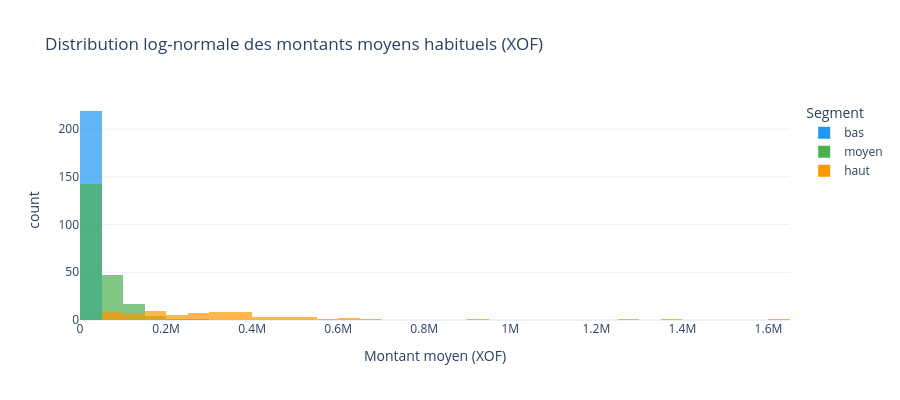

Notebook cell for this chart:
### Code cell
# Distribution log-normale des montants moyens habituels
fig = px.histogram(abonnes, x='montant_moyen_habituel', color='segment', nbins=50,
                   barmode='overlay', opacity=0.7,
                   color_discrete_map={'bas': INFO, 'moyen': LEGIT, 'haut': WARN},
                   title='Distribution log-normale des montants moyens habituels (XOF)',
                   labels={'montant_moyen_habituel': 'Montant moyen (XOF)', 'segment': 'Segment'})
fig.update_layout(height=400)
fig.show()

### Figure 1 — Plotly figure (JSON) as saved in the notebook; plotly's stock layout.template omitted (floating-point values rounded to 4 significant figures; data arrays with more than 128 entries replaced by an {"elided": "..."} marker saying what was removed)
{"data": [{"bingroup": "x", "hovertemplate": "Segment=bas<br>Montant moyen (XOF)=%{x}<br>count=%{y}<extra></extra>", "legendgroup": "bas", "marker": {"color": "#2196F3", "opacity": 0.7, "pattern": {"shape": ""}}, "name": "bas", "nbinsx": 50, "orientation": "v", "showlegend": true, "type": "histogram", "x": {"elided": "219 float values"}, "xaxis": "x", "yaxis": "y"}, {"bingroup": "x", "hovertemplate": "Segment=moyen<br>Montant moyen (XOF)=%{x}<br>count=%{y}<extra></extra>", "legendgroup": "moyen", "marker": {"color": "#4CAF50", "opacity": 0.7, "pattern": {"shape": ""}}, "name": "moyen", "nbinsx": 50, "orientation": "v", "showlegend": true, "type": "histogram", "x": {"elided": "213 float values"}, "xaxis": "x", "yaxis": "y"}, {"bingroup": "x", "hovertemplate": "Segment=haut<br>Montant moyen (XOF)=%{x}<br>count=%{y}<extra></extra>", "legendgroup": "haut", "marker": {"color": "#FF9800", "opacity": 0.7, "pattern": {"shape": ""}}, "name": "haut", "nbinsx": 50, "orientation": "v", "showlegend": true, "type": "histogram", "x": [344500.0, 310800.0, 421500.0, 158400.0, 919400.0, 158100.0, 664300.0, 647700.0, 541200.0, 213400.0, 198000.0, 290300.0, 268600.0, 547500.0, 209700.0, 1268000.0, 395200.0, 366600.0, 182500.0, 100900.0, 590600.0, 286400.0, 395800.0, 183200.0, 167700.0, 212600.0, 102500.0, 347600.0, 138500.0, 369600.0, 477700.0, 236900.0, 198200.0, 406200.0, 349300.0, 126400.0, 508300.0, 454600.0, 92090.0, 94240.0, 1360000.0, 299900.0, 359100.0, 324800.0, 272700.0, 177700.0, 233600.0, 96360.0, 83030.0, 1609000.0, 383800.0, 140500.0, 435200.0, 305500.0, 364800.0, 60660.0, 63560.0, 476700.0, 341500.0, 252600.0, 329500.0, 279000.0, 616400.0, 76100.0, 146800.0, 363100.0, 157100.0, 89560.0], "xaxis": "x", "yaxis": "y"}], "layout": {"barmode": "overlay", "height": 400, "legend": {"title": {"text": "Segment"}, "tracegroupgap": 0}, "title": {"text": "Distribution log-normale des montants moyens habituels (XOF)"}, "xaxis": {"anchor": "y", "domain": [0, 1], "title": {"text": "Montant moyen (XOF)"}}, "yaxis": {"anchor": "x", "domain": [0, 1], "title": {"text": "count"}}}}
